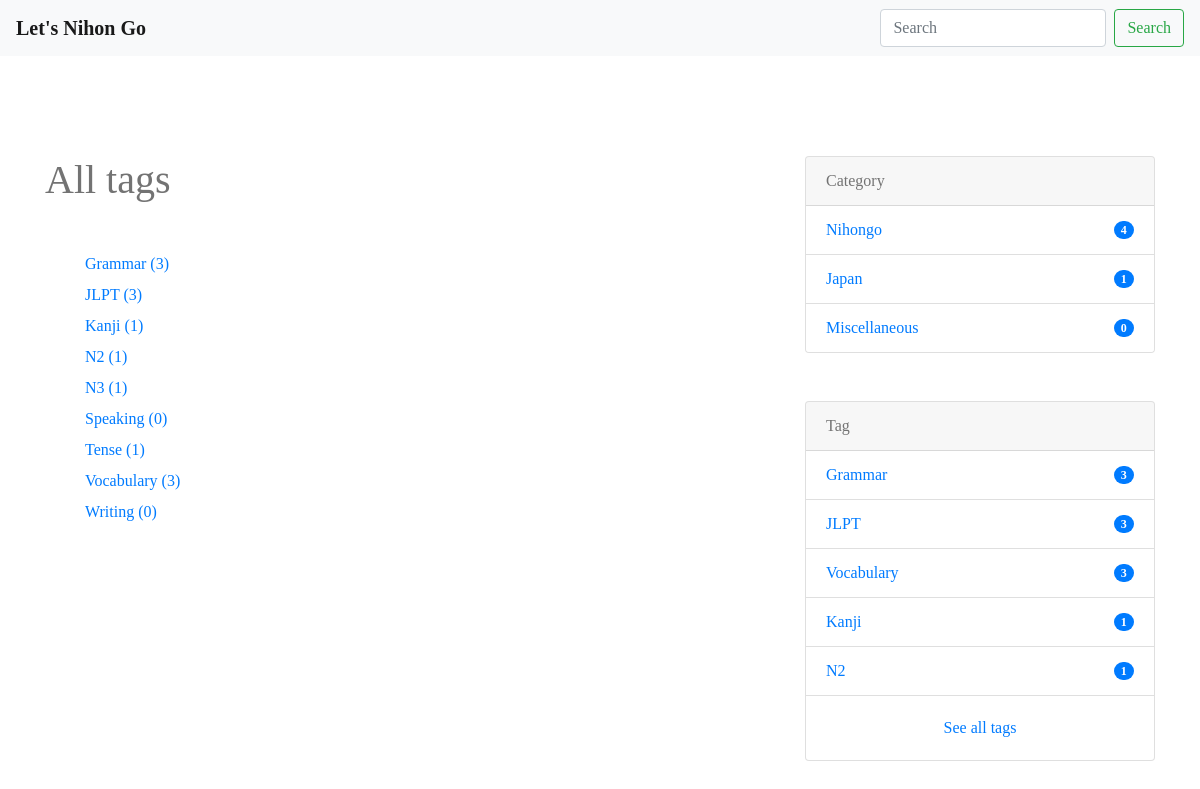
The app's page /tags/ with its own data.
### blog/models.py (models this page shows, shortened)
class Tag(models.Model):
    name = models.CharField(max_length=255)
    slug = models.SlugField(unique=True)
    timestamp = models.DateTimeField(auto_now_add=True)

class Category(models.Model):
    name = models.CharField(max_length=255)
    slug = models.SlugField(unique=True)
    timestamp = models.DateTimeField(auto_now_add=True)

### blog/views.py (the view)
# urls.py: path('tags/', TagListView.as_view(), name='tag_list'),
class TagListView(ListView):
    queryset = Tag.objects.annotate(num_posts=Count(
        'post', filter=Q(post__is_public=True)))

### nihongo/context_processors.py (called while the page is built)
def common(request):
    context = {
        'categories': Category.objects.annotate(
            num_posts=Count('post', filter=Q(post__is_public=True))),
        'tags': Tag.objects.annotate(
            num_posts=Count('post', filter=Q(post__is_public=True))),
    }
    return context

### blog/templates/blog/tag_list.html
{% extends "base.html" %}
{% load static %}
{% block content %}
<link rel="stylesheet" href="{% static 'blog/css/blog.css' %}">
<div class="container">
  <div class="row">
    <main class="col-md-8">
      <h1 class="mb-5">All tags</h1>
      <ul>
        {% for tag in object_list %}
        <li style="list-style:none; margin-bottom:7px;"><a href="{% url 'blog:tag_post' tag.slug %}">{{ tag.name }} ({{ tag.num_posts }})</a></li>
        {% empty %}
        <li>タグはありません。</li>
        {% endfor %}
      </ul>
    </main>
    <aside class="col-md-4">
      {% include "blog/snippets/sidebar.html" %}
    </aside>
  </div>
</div>
{% endblock %}

### blog/templates/blog/snippets/sidebar.html
{% load static %}
<link rel="stylesheet" href="{% static 'blog/css/blog.css' %}">
<div class="card mb-5">
  <div class="card-header">
    Category
  </div>
  <ul class="list-group list-group-flush">
    {% for category in categories|dictsort:"id" %}
    <li class="list-group-item d-flex justify-content-between align-items-center">
      <a href="{% url 'blog:category_post' category.slug %}" class="card-link">{{ category.name }}</a>
      <span class="badge badge-primary badge-pill">{{ category.num_posts }}</span>
    </li>
    {% endfor %}
  </ul>
</div>
<div class="card mb-5 mt-5">
  <div class="card-header">
    Tag
  </div>
  <ul class="list-group list-group-flush">
    {% for tag in tags|dictsortreversed:"num_posts"|slice:":5" %}
    <li class="list-group-item d-flex justify-content-between align-items-center">
      <a href="{% url 'blog:tag_post' tag.slug %}" class="card-link">{{ tag.name }}</a>
      <span class="badge badge-primary badge-pill">{{ tag.num_posts }}</span>
    </li>
    {% endfor %}
  </ul>
  <div class="card-body text-center">
    <a href="{% url 'blog:tag_list' %}" class="card-link">See all tags</a>
  </div>
</div>

### static/blog/css/blog.css (style rules this page uses)
* { color: rgb(115, 115, 115); font-family: "hiragino"; box-sizing: border-box; }
.container { margin-top: 100px; }

### records on screen
Tag: name "Grammar", num_posts "3"
Tag: name "JLPT", num_posts "3"
Tag: name "Kanji", num_posts "1"
Tag: name "N2", num_posts "1"
Tag: name "N3", num_posts "1"
Tag: name "Speaking", num_posts "0"
Tag: name "Tense", num_posts "1"
Tag: name "Vocabulary", num_posts "3"
Tag: name "Writing", num_posts "0"
Category: name "Nihongo", num_posts "4"
Category: name "Japan", num_posts "1"
Category: name "Miscellaneous", num_posts "0"
